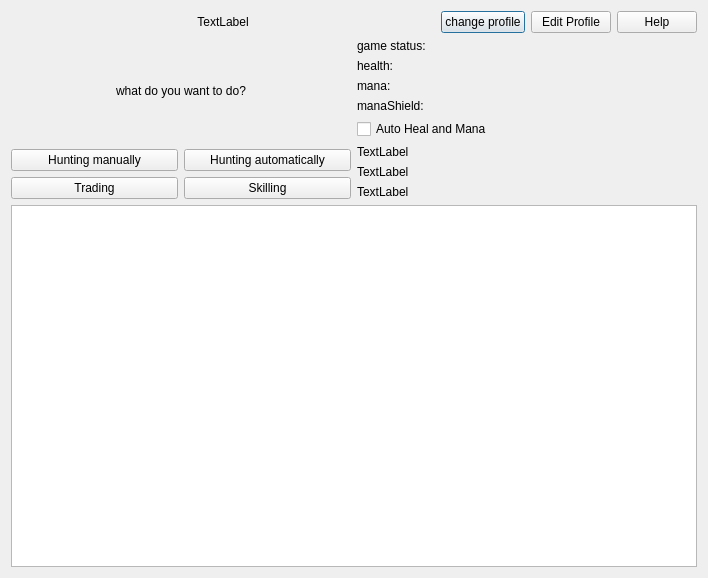
<?xml version="1.0" encoding="UTF-8"?>
<ui version="4.0">
 <class>MainMenu</class>
 <widget class="QDialog" name="MainMenu">
  <property name="enabled">
   <bool>true</bool>
  </property>
  <property name="geometry">
   <rect>
    <x>0</x>
    <y>0</y>
    <width>708</width>
    <height>578</height>
   </rect>
  </property>
  <property name="sizePolicy">
   <sizepolicy hsizetype="Fixed" vsizetype="Fixed">
    <horstretch>0</horstretch>
    <verstretch>0</verstretch>
   </sizepolicy>
  </property>
  <property name="minimumSize">
   <size>
    <width>708</width>
    <height>578</height>
   </size>
  </property>
  <property name="maximumSize">
   <size>
    <width>708</width>
    <height>578</height>
   </size>
  </property>
  <property name="windowTitle">
   <string>MainMenu</string>
  </property>
  <layout class="QGridLayout" name="gridLayout_3">
   <item row="0" column="0">
    <layout class="QGridLayout" name="gridLayout">
     <item row="7" column="0" colspan="4">
      <widget class="QTextBrowser" name="textBrowser">
       <property name="html">
        <string>&lt;!DOCTYPE HTML PUBLIC &quot;-//W3C//DTD HTML 4.0//EN&quot; &quot;http://www.w3.org/TR/REC-html40/strict.dtd&quot;&gt;
&lt;html&gt;&lt;head&gt;&lt;meta name=&quot;qrichtext&quot; content=&quot;1&quot; /&gt;&lt;style type=&quot;text/css&quot;&gt;
p, li { white-space: pre-wrap; }
&lt;/style&gt;&lt;/head&gt;&lt;body style=&quot; font-family:'MS Shell Dlg 2'; font-size:8.25pt; font-weight:400; font-style:normal;&quot;&gt;
&lt;p style=&quot;-qt-paragraph-type:empty; margin-top:0px; margin-bottom:0px; margin-left:0px; margin-right:0px; -qt-block-indent:0; text-indent:0px;&quot;&gt;&lt;br /&gt;&lt;/p&gt;&lt;/body&gt;&lt;/html&gt;</string>
       </property>
      </widget>
     </item>
     <item row="1" column="0" colspan="4">
      <layout class="QHBoxLayout" name="horizontalLayout">
       <item>
        <widget class="QLabel" name="profileNameLabel">
         <property name="text">
          <string>TextLabel</string>
         </property>
         <property name="alignment">
          <set>Qt::AlignCenter</set>
         </property>
        </widget>
       </item>
       <item>
        <widget class="QPushButton" name="changeProfileButton">
         <property name="sizePolicy">
          <sizepolicy hsizetype="Maximum" vsizetype="Fixed">
           <horstretch>0</horstretch>
           <verstretch>0</verstretch>
          </sizepolicy>
         </property>
         <property name="text">
          <string>change profile</string>
         </property>
        </widget>
       </item>
       <item>
        <widget class="QPushButton" name="editProfileButton">
         <property name="sizePolicy">
          <sizepolicy hsizetype="Maximum" vsizetype="Fixed">
           <horstretch>0</horstretch>
           <verstretch>0</verstretch>
          </sizepolicy>
         </property>
         <property name="text">
          <string>Edit Profile</string>
         </property>
        </widget>
       </item>
       <item>
        <widget class="QPushButton" name="helpButton">
         <property name="sizePolicy">
          <sizepolicy hsizetype="Maximum" vsizetype="Fixed">
           <horstretch>0</horstretch>
           <verstretch>0</verstretch>
          </sizepolicy>
         </property>
         <property name="text">
          <string>Help</string>
         </property>
        </widget>
       </item>
      </layout>
     </item>
     <item row="6" column="2" colspan="2">
      <layout class="QVBoxLayout" name="verticalLayout_2">
       <item>
        <widget class="QCheckBox" name="autoManaHealChechBox">
         <property name="text">
          <string>Auto Heal and Mana</string>
         </property>
        </widget>
       </item>
       <item>
        <widget class="QLabel" name="potion_label_1">
         <property name="text">
          <string>TextLabel</string>
         </property>
        </widget>
       </item>
       <item>
        <widget class="QLabel" name="potion_label_2">
         <property name="text">
          <string>TextLabel</string>
         </property>
        </widget>
       </item>
       <item>
        <widget class="QLabel" name="potion_label_3">
         <property name="text">
          <string>TextLabel</string>
         </property>
        </widget>
       </item>
      </layout>
     </item>
     <item row="2" column="2" rowspan="4" colspan="2">
      <layout class="QGridLayout" name="gridLayout_5">
       <item row="3" column="0">
        <widget class="QLabel" name="manaShieldLabel">
         <property name="sizePolicy">
          <sizepolicy hsizetype="Minimum" vsizetype="Preferred">
           <horstretch>0</horstretch>
           <verstretch>0</verstretch>
          </sizepolicy>
         </property>
         <property name="minimumSize">
          <size>
           <width>150</width>
           <height>0</height>
          </size>
         </property>
         <property name="text">
          <string>manaShield: </string>
         </property>
        </widget>
       </item>
       <item row="1" column="0">
        <widget class="QLabel" name="healthInfoLabel">
         <property name="sizePolicy">
          <sizepolicy hsizetype="Minimum" vsizetype="Preferred">
           <horstretch>0</horstretch>
           <verstretch>0</verstretch>
          </sizepolicy>
         </property>
         <property name="minimumSize">
          <size>
           <width>150</width>
           <height>0</height>
          </size>
         </property>
         <property name="text">
          <string>health: </string>
         </property>
        </widget>
       </item>
       <item row="0" column="0">
        <widget class="QLabel" name="gameActiveLabel">
         <property name="sizePolicy">
          <sizepolicy hsizetype="Minimum" vsizetype="Preferred">
           <horstretch>0</horstretch>
           <verstretch>0</verstretch>
          </sizepolicy>
         </property>
         <property name="minimumSize">
          <size>
           <width>150</width>
           <height>0</height>
          </size>
         </property>
         <property name="text">
          <string>game status: </string>
         </property>
        </widget>
       </item>
       <item row="2" column="0">
        <widget class="QLabel" name="manaInfoLabel">
         <property name="sizePolicy">
          <sizepolicy hsizetype="Minimum" vsizetype="Preferred">
           <horstretch>0</horstretch>
           <verstretch>0</verstretch>
          </sizepolicy>
         </property>
         <property name="minimumSize">
          <size>
           <width>150</width>
           <height>0</height>
          </size>
         </property>
         <property name="text">
          <string>mana: </string>
         </property>
        </widget>
       </item>
      </layout>
     </item>
     <item row="2" column="0" rowspan="5" colspan="2">
      <layout class="QGridLayout" name="gridLayout_2">
       <item row="3" column="1">
        <widget class="QPushButton" name="tradingButton">
         <property name="text">
          <string>Trading</string>
         </property>
        </widget>
       </item>
       <item row="2" column="1">
        <widget class="QPushButton" name="huntMannuallyButton">
         <property name="text">
          <string>Hunting manually</string>
         </property>
        </widget>
       </item>
       <item row="2" column="2">
        <widget class="QPushButton" name="huntAutomaticallyButton">
         <property name="text">
          <string>Hunting automatically</string>
         </property>
        </widget>
       </item>
       <item row="3" column="2">
        <widget class="QPushButton" name="skillingButton">
         <property name="text">
          <string>Skilling</string>
         </property>
        </widget>
       </item>
       <item row="0" column="1" colspan="2">
        <widget class="QLabel" name="infoLabel">
         <property name="text">
          <string>what do you want to do?</string>
         </property>
         <property name="alignment">
          <set>Qt::AlignCenter</set>
         </property>
        </widget>
       </item>
      </layout>
     </item>
    </layout>
   </item>
  </layout>
 </widget>
 <layoutdefault spacing="6" margin="11"/>
 <resources/>
 <connections>
  <connection>
   <sender>changeProfileButton</sender>
   <signal>clicked()</signal>
   <receiver>MainMenu</receiver>
   <slot>changeProfileButtonAction()</slot>
   <hints>
    <hint type="sourcelabel">
     <x>102</x>
     <y>12</y>
    </hint>
    <hint type="destinationlabel">
     <x>354</x>
     <y>290</y>
    </hint>
   </hints>
  </connection>
  <connection>
   <sender>editProfileButton</sender>
   <signal>clicked()</signal>
   <receiver>MainMenu</receiver>
   <slot>editProfileButtonAction()</slot>
   <hints>
    <hint type="sourcelabel">
     <x>184</x>
     <y>12</y>
    </hint>
    <hint type="destinationlabel">
     <x>354</x>
     <y>290</y>
    </hint>
   </hints>
  </connection>
  <connection>
   <sender>helpButton</sender>
   <signal>clicked()</signal>
   <receiver>MainMenu</receiver>
   <slot>helpButtonAction()</slot>
   <hints>
    <hint type="sourcelabel">
     <x>265</x>
     <y>12</y>
    </hint>
    <hint type="destinationlabel">
     <x>354</x>
     <y>290</y>
    </hint>
   </hints>
  </connection>
  <connection>
   <sender>huntAutomaticallyButton</sender>
   <signal>clicked()</signal>
   <receiver>MainMenu</receiver>
   <slot>autoHuntAction()</slot>
   <hints>
    <hint type="sourcelabel">
     <x>218</x>
     <y>128</y>
    </hint>
    <hint type="destinationlabel">
     <x>354</x>
     <y>290</y>
    </hint>
   </hints>
  </connection>
  <connection>
   <sender>huntMannuallyButton</sender>
   <signal>clicked()</signal>
   <receiver>MainMenu</receiver>
   <slot>manualHuntAction()</slot>
   <hints>
    <hint type="sourcelabel">
     <x>69</x>
     <y>128</y>
    </hint>
    <hint type="destinationlabel">
     <x>354</x>
     <y>290</y>
    </hint>
   </hints>
  </connection>
  <connection>
   <sender>tradingButton</sender>
   <signal>clicked()</signal>
   <receiver>MainMenu</receiver>
   <slot>tradingAction()</slot>
   <hints>
    <hint type="sourcelabel">
     <x>69</x>
     <y>157</y>
    </hint>
    <hint type="destinationlabel">
     <x>354</x>
     <y>290</y>
    </hint>
   </hints>
  </connection>
  <connection>
   <sender>skillingButton</sender>
   <signal>clicked()</signal>
   <receiver>MainMenu</receiver>
   <slot>skillingAction()</slot>
   <hints>
    <hint type="sourcelabel">
     <x>218</x>
     <y>157</y>
    </hint>
    <hint type="destinationlabel">
     <x>354</x>
     <y>290</y>
    </hint>
   </hints>
  </connection>
  <connection>
   <sender>autoManaHealChechBox</sender>
   <signal>stateChanged(int)</signal>
   <receiver>MainMenu</receiver>
   <slot>autoHealAndManaRegCheckBoxChanged()</slot>
   <hints>
    <hint type="sourcelabel">
     <x>456</x>
     <y>243</y>
    </hint>
    <hint type="destinationlabel">
     <x>353</x>
     <y>288</y>
    </hint>
   </hints>
  </connection>
 </connections>
 <slots>
  <slot>helpButtonAction()</slot>
  <slot>changeProfileButtonAction()</slot>
  <slot>editProfileButtonAction()</slot>
  <slot>manualHuntAction()</slot>
  <slot>autoHuntAction()</slot>
  <slot>tradingAction()</slot>
  <slot>skillingAction()</slot>
  <slot>autoHealAndManaRegCheckBoxChanged()</slot>
 </slots>
</ui>
